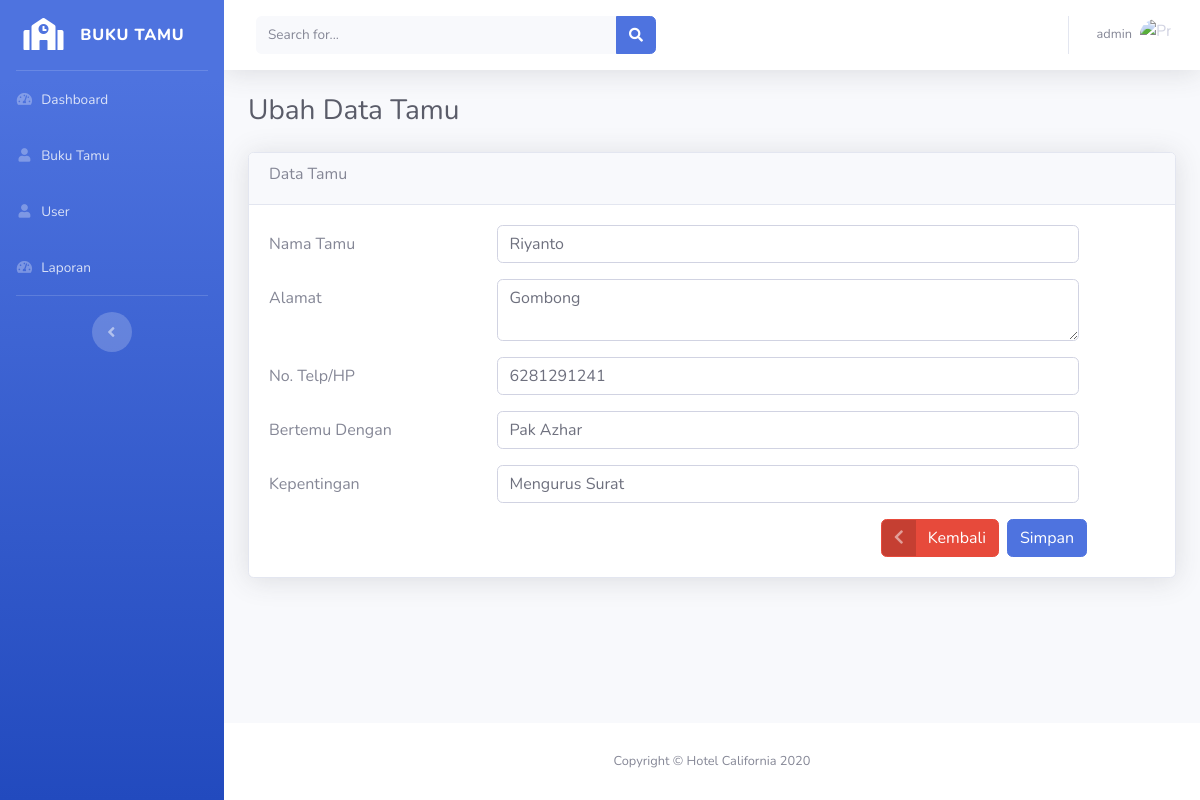
The page /app/bukutamu/edit-tamu.php?id=zt001 (signed in) on the database its author committed.
### tables this page shows
CREATE TABLE IF NOT EXISTS `tb_bukutamu` (
  `id_tamu` varchar(5) NOT NULL,
  `tanggal` date NOT NULL,
  `nama_tamu` varchar(255) NOT NULL,
  `alamat` text NOT NULL,
  `no_hp` varchar(13) NOT NULL,
  `bertemu` varchar(255) NOT NULL,
  `kepentingan` varchar(255) NOT NULL
);

### conf/function.php (called while the page is built, shortened)
<?php
require_once('koneksi.php');
function query($query)
{
    global $conn;
    $result = mysqli_query($conn, $query);
    $rows = [];
    while ($row = mysqli_fetch_assoc($result)) {
        $rows[] = $row;
    }
    return $rows;
}
?>

### app/bukutamu/edit-tamu.php (the view, shortened to what this page needs)
<?php
include_once '../../templates/header.php';
require_once '../../conf/function.php';
?>
<div class="container-fluid">
    <?php
    if (isset($_GET['id'])) {
        $id_tamu = $_GET['id'];
        $data = query("SELECT * FROM tb_bukutamu WHERE id_tamu = '$id_tamu'")[0];
    }
    ?>
    <h1 class="h3 mb-4 text-gray-800">Ubah Data Tamu</h1>
    <div class="card shadow mb-4">
        <div class="card-header py3">
            <h6>Data Tamu</h6>
        </div>
        <div class="card-body">
            <form method="POST" action="">
                <div class="form-group row">
                    <label for="nama_tamu" class="col-sm-3 col-form-label">Nama Tamu</label>
                    <div class="col-sm-8">
                        <input type="text" id="nama_tamu" name="nama_tamu" class="form-control" value="<?= $data['nama_tamu'] ?>" />
                    </div>
                </div>
                <div class=" form-group row">
                    <label for="alamat" class="col-sm-3 col-form-label">Alamat</label>
                    <div class="col-sm-8">
                        <textarea type="text" id="alamat" name="alamat" class="form-control"><?= $data['alamat'] ?></textarea>
                    </div>
                </div>
                <div class="form-group row">
                    <label for="no_hp" class="col-sm-3 col-form-label">No. Telp/HP</label>
                    <div class="col-sm-8">
                        <input type="text" id="no_hp" name="no_hp" class="form-control" value="<?= $data['no_hp'] ?>" />
                    </div>
                </div>
                <div class=" form-group row">
                    <label for="bertemu" class="col-sm-3 col-form-label">Bertemu Dengan</label>
                    <div class="col-sm-8">
                        <input type="text" id="bertemu" name="bertemu" class="form-control" value="<?= $data['bertemu'] ?>" />
                    </div>
                </div>
                <div class=" form-group row">
                    <label for="kepentingan" class="col-sm-3 col-form-label">Kepentingan</label>
                    <div class="col-sm-8">
                        <input type="text" id="kepentingan" name="kepentingan" class="form-control" value="<?= $data['kepentingan'] ?>" />
                    </div>
                </div>
                <div class="from-group row">
                    <label for="" class="col-sm-3 col-form-label"></label>
                    <div class="col-sm-8 d-flex mx-2  justify-content-end">
                        <a type="button" class=" mr-2 btn btn-danger btn-icon-split " href="./index.php">
                            <span class="icon text-white-50">
                                <i class="fas fa-chevron-left"></i>
                            </span>
                            <span class="text">Kembali</span>
                        </a>
                        <button type="submit" name="simpan" class="btn btn-primary">Simpan</button>
                    </div>
                </div>
            </form>
        </div>
    </div>
</div>
<?php include_once '../../templates/footer.php'; ?>

### rows shown on the page
tb_bukutamu: nama_tamu "Riyanto", alamat "Gombong", no_hp "6281291241", bertemu "Pak Azhar", kepentingan "Mengurus Surat"

### other values the page prints
$_SESSION['username'] "admin"
